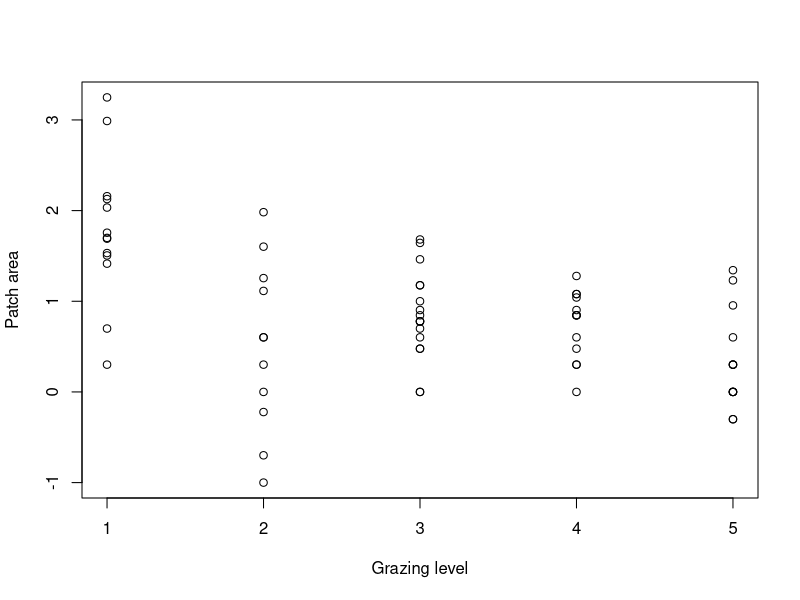
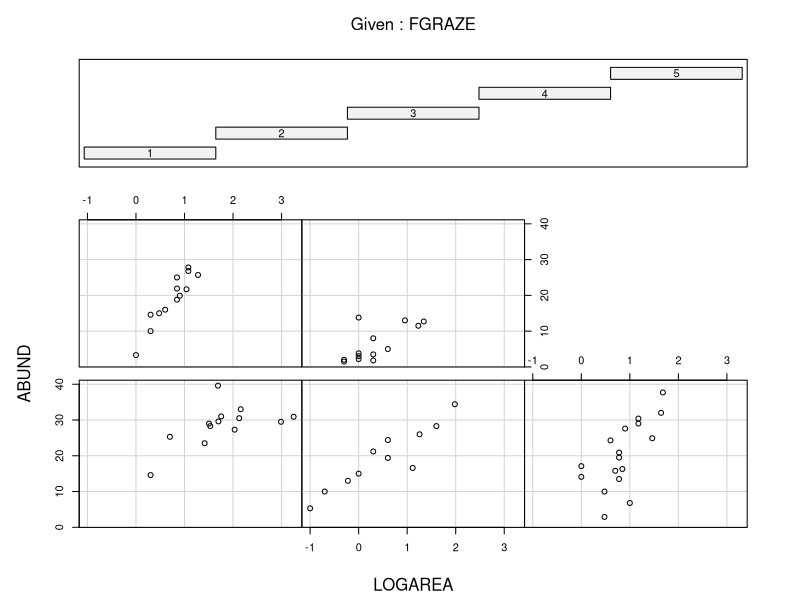
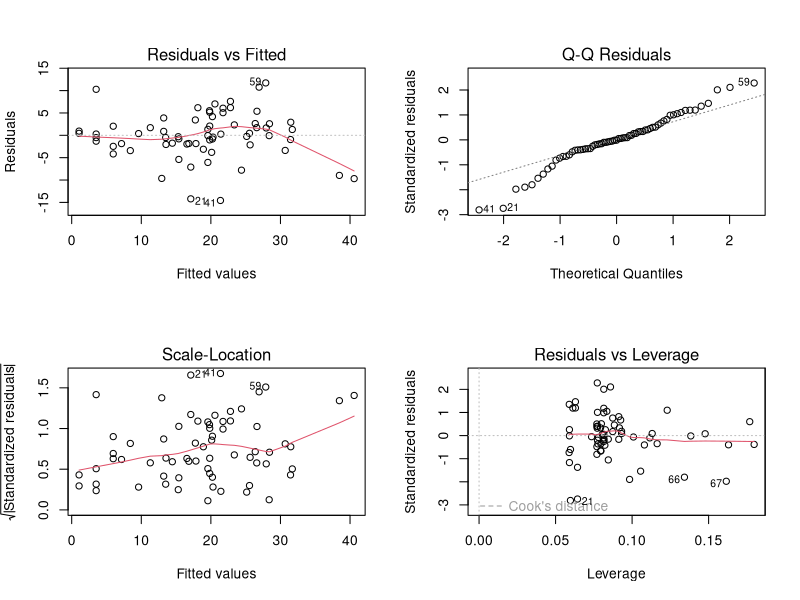
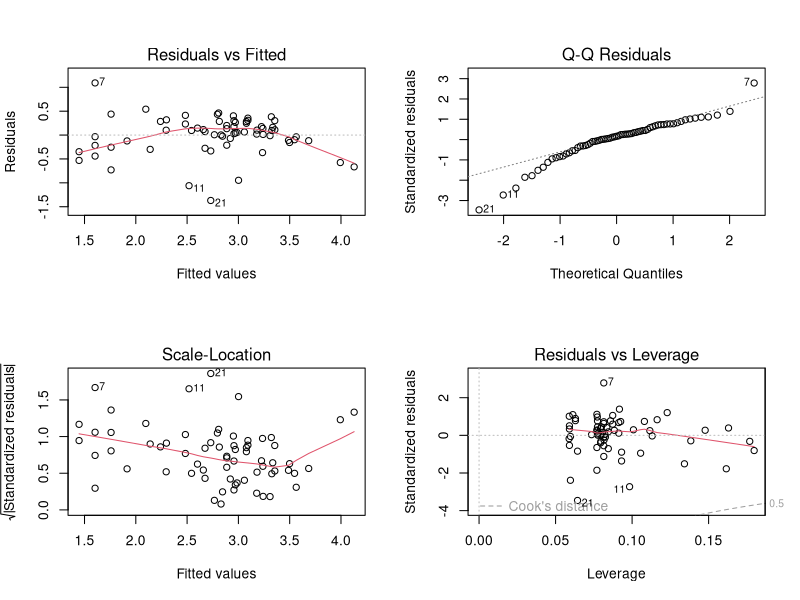
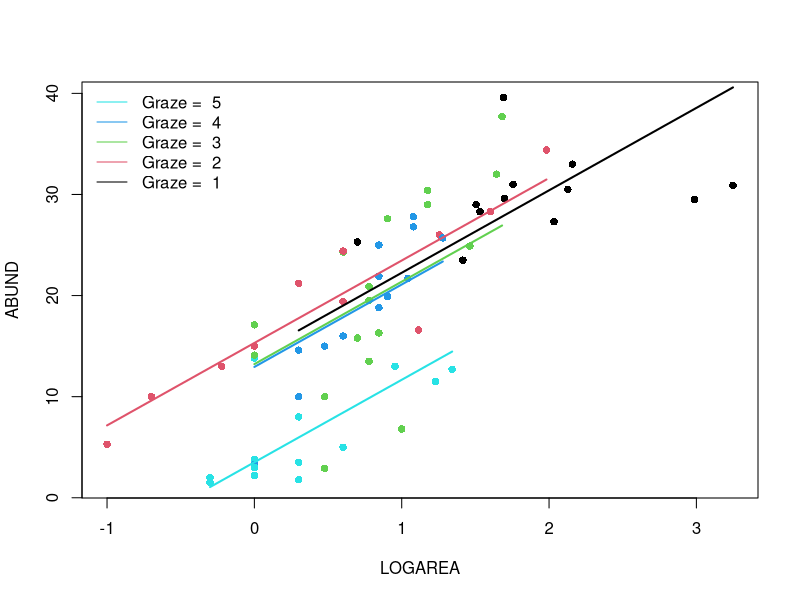
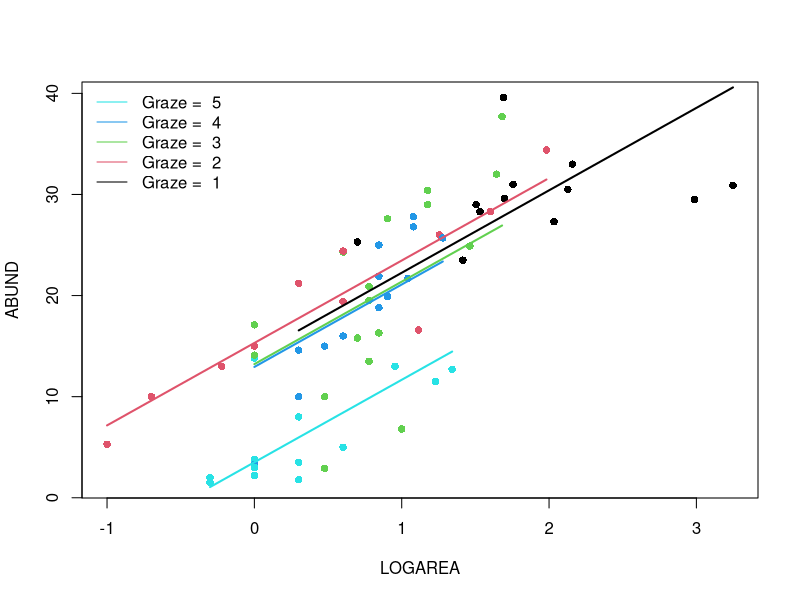
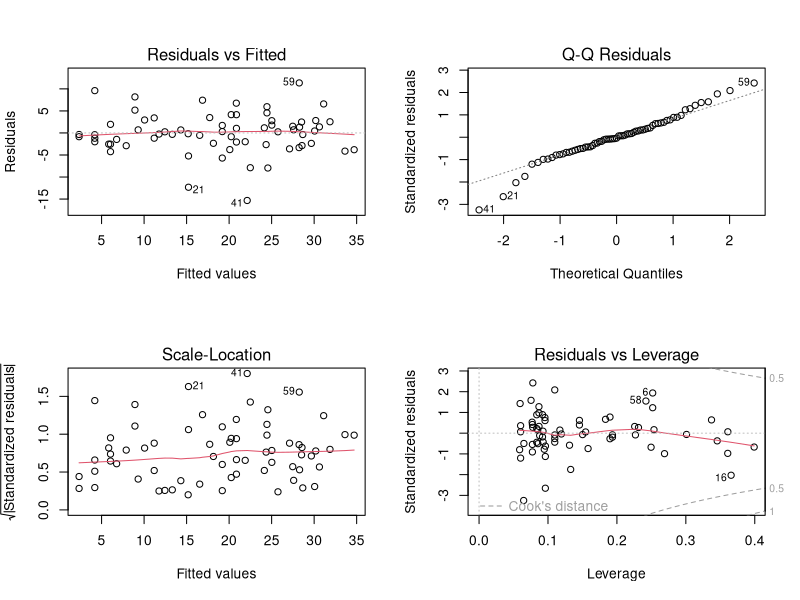
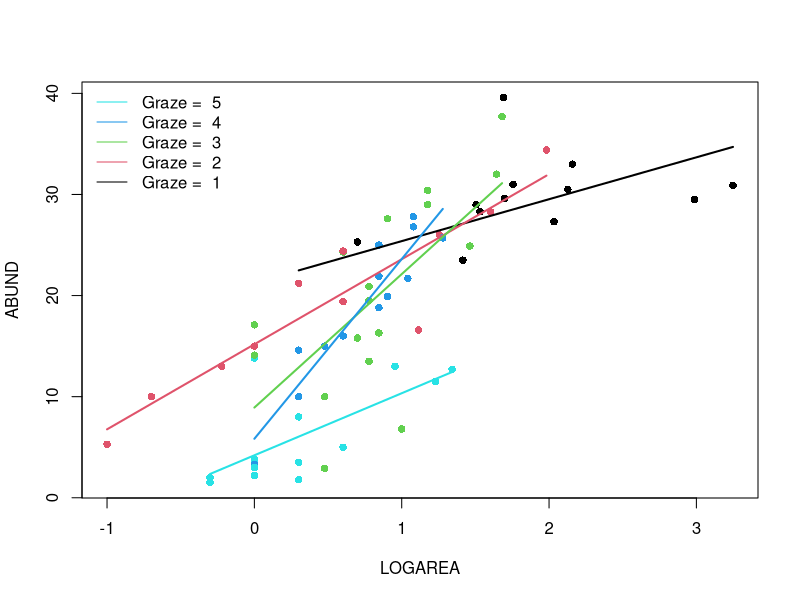

Write the R code that produced these figures, in order.
## ---- chunk 1
knitr::opts_chunk$set(echo=TRUE, message = FALSE, warning = FALSE, eval = FALSE, cache = FALSE)

SOLUTIONS<- TRUE
## ---- chunk 2
loyn <- read.table("./data/loyn.txt", header = TRUE)
str(loyn)
## ---- chunk 3
loyn$LOGAREA <- log10(loyn$AREA)
# create factor GRAZE as it was originally coded as an integer
loyn$FGRAZE <- factor(loyn$GRAZE)
## ---- chunk 4
plot(LOGAREA ~ GRAZE, xlab = "Grazing level", ylab = "Patch area", data = loyn)

# There is a good spread of patch areas within each grazing level overall,
# although there is a trend for more grazing the smaller the patch is.
# the lowest level of grazing intensity happens to be predominantly in 
# larger patches (including the two monster patches)

# How would we expect adding grazing level to the LOGAREA model to affect 
# the predictions of the model? Think particularly of the largest two patches
# which were previously overestimated by the model (negative residuals - 
# see the linear model 1 exercise)?
# Since the lowest grazing levels appear to be associated with the highest 
# bird abundances, we could expect a model combining area and grazing level
# to predict an even higher abundance for these patches 
# this would not improve the situation for these patches, at least.
# But let's find out if that's the case!
## ---- chunk 5
coplot(ABUND ~ LOGAREA | FGRAZE, data = loyn)

# There is a lot of variation in there, but:
# The mean abundance seems to decrease as grazing levels increase.
# Most noticeable in the highest grazing level.
# Within a grazing level, abundance seems to increase with the log-patch area.
# It is unclear from this if the slope of the log-area effect is 
# different between grazing levels
## ---- chunk 6
birds.add.1 <- lm(ABUND ~ LOGAREA + FGRAZE, data = loyn)
## ---- chunk 7
anova(birds.add.1)

# null hypothesis 1: There is no effect of LOGAREA on ABUND
# (the coefficient for LOGAREA is zero)
# null hypothesis 2: There is no effect of FGRAZE on ABUND
# (no difference between grazing levels *after* the effect of LOGAREA)
# the p values are all very small therefore reject both null hypotheses.

# Proportions of variation can all be calculated by hand by copy-paste
# of the Sum Sq values if you prefer, but
# we can extract the Sums of squares like this:
str(anova(birds.add.1)) # examine the structure of the returned object
birds.add.1.SS<- anova(birds.add.1)$'Sum Sq' # store values of interest
birds.add.1.SS # checking that we have extracted the Sums of squares as intended

birds.add.1.SST<- sum(anova(birds.add.1)$'Sum Sq') # compute SST

# proportion of variation in the data explained by the model:
(birds.add.1.SST - birds.add.1.SS[3]) / birds.add.1.SST # 0.7269773

# proportion of variation in the data explained by predictors:
(birds.add.1.SS[1:2]) / birds.add.1.SST # 0.5476530 0.1793243

# So that's 55% for LOGAREA and 18% for FGRAZE after LOGAREA

## ---- chunk 8
birds.add.2 <- lm(ABUND ~ FGRAZE + LOGAREA, data = loyn)
anova(birds.add.2)

# null hypothesis 1: There is no effect of FGRAZE on ABUND
# (no difference between grazing levels)
# null hypothesis 2: There is no effect of LOGAREA on ABUND
# (the coefficient for LOGAREA is zero *after* the effect of FGRAZE)
# the p values are all very small therefore reject both null hypotheses.

# we can also extract the Sums of squares like this:
birds.add.2.SS<- anova(birds.add.2)$'Sum Sq' # store values of interest
birds.add.2.SST<- sum(anova(birds.add.2)$'Sum Sq') # compute SST

# proportion of variation in the data explained by the model:
(birds.add.2.SST - birds.add.2.SS[3]) / birds.add.2.SST
# the same as the previous model

# proportion of variation in the data explained by predictors:
(birds.add.2.SS[1:2]) / birds.add.2.SST # 0.5449233 0.1820540

# So that's 54% for LOGAREA and 18% for FGRAZE after LOGAREA,
# essentially reversing the contributions found in the first model.
# Conclusion: here the order matters a lot. This is not too surprising since
# the design is unbalanced and FGRAZE and LOGAREA covary (they are correlated)

## ---- chunk 9
summary(birds.add.1)

# Here the intercept (baseline) is *NOT* the mean abundance of birds for
# FGRAZE level 1. It is the predicted `ABUND` for LOGAREA = 0 & FGRAZE level 1.
# the null hypothesis for the intercept is that the intercept = 0.
# As the p value (p < 2e-16) is very small we reject this null hypothesis
# and conclude that the intercept is significantly different from 0.
# Not a biologically relevant hypothesis test, in this context
# (in fact totally arbitrary, as the location of the zero is determined
# by the transformation we chose)

# For LOGAREA, the null hypothesis is that the slope of the relationship
# between LOGAREA and ABUND = 0 (no relationship)

# The remaining estimates are differences (contrasts) between each level
# and the reference level, FGRAZE1. 
# For example the FGRAZE2 estimate is 0.38, so there are 0.38 more birds on
# average in graze level 2 compared to graze level 1, *for a given patch area*.
# This difference is however not significantly different from zero (p = 0.89). 

# The difference between graze level 5 (FGRAZE5) and the reference FGRAZE1 is 
# -11.89 (11.89 fewer birds in graze 5 compared to graze 1),
# for *an identical patch area*.
# This difference is significantly different from 0 (p = 0.00017) and therefore
# the mean abundance of birds in graze level 5 is significantly lower than in
# graze level 1, for the same patch area.

# The Multiple R-square value is as we calculated from the anova table

## ---- chunk 10
# ABUND = 15.72*(Intercept) + 7.25*LOGAREA + 0.38*FGRAZE2 - 0.19*FGRAZE3
# - 1.59*FGRAZE4 - 11.89*FGRAZE5
# Note that (Intercept) = 1 always

# expected abundance for (A): replace LOGAREA by -0.5, and all FGRAZE2...5 by 0
15.72*1 + 7.25*(-0.5) + 0.38*0 - 0.19*0 - 1.59*0 - 11.89*0 # 12.095

# could also extract the model coefficients like this:
birds.add.1.coef<- coef(birds.add.1)
birds.add.1.coef
# and multiply by the predictor values to obtain the equivalent prediction
# (difference due to my own roundings of estimates above)
sum(birds.add.1.coef * c(1, -0.5, 0, 0, 0, 0)) # 12.09278 

# expected abundance for (B): input 1 for the GRAZE3 variable
15.72*1 + 7.25*(-0.5) + 0.38*0 - 0.19*1 - 1.59*0 - 11.89*0 # 11.905
# or
sum(birds.add.1.coef * c(1, -0.5, 0, 1, 0, 0)) # 11.90349

# the difference (B) 11.90349 - (A) 12.09278 should correspond to
# the estimate for the GRAZE3 coefficient

# expected abundance for (C)
sum(birds.add.1.coef * c(1, 0.5, 0, 1, 0, 0)) # 19.15072

# the difference (C) 19.15072 - (B) 11.90349 should coincide with the
# estimate of the slope for the LOGAREA effect, since there is just one
# LOGAREA unit of difference and the slope is the change in expected
# abundance for a 1-unit increase in the predictor.

## ---- chunk 11
# first split the plotting device into 2 rows and 2 columns
par(mfrow = c(2,2))

# now create the residuals plots
plot(birds.add.1)

# To test the normality of residuals assumption we use the Normal Q-Q plot. 
# The central residuals are not too far from the Q-Q line but the extremes
# are too extreme (the tails of the distribution are too long). Some
# observations, both high and low, are poorly explained by the model.

# The plot of the residuals against the fitted values suggests these
# extreme residuals happen for intermediate fitted values.

# Looking at the homogeneity of variance assumption (Residuals vs
# Fitted and Scale-Location plot),
# the graphs are mostly messy, with no clear pattern emerging. There is
# a hint of smaller variance with the lowest fitted values, which is not ideal.
# This could mean that the homogeneity of variance assumption is not met
# (i.e. the variances are not the same). 

# The observations with the highest leverage don't appear to be overly
# influential, according to the Cook's distances in the Residuals vs
# Leverage plot.  

# ABUND being bounded by zero, it wouldn't be too surprising that the variance increases with the mean abundance.
# This is often improved by log-transforming the response
loyn$logABUND<- log(loyn$ABUND + 1) # here the natural log
birds.add.3 <- lm(logABUND ~ LOGAREA + FGRAZE, data = loyn)
par(mfrow = c(2,2))
plot(birds.add.3)

# Not this time! Lots of extreme negative residuals generated.

# Back to `birds.add.1` the other issue was the extreme residuals.
# This could be due to missing important predictors from the model, either
# new predictors altogether, or interactions: is it okay to assume
# the effect of LOGAREA to be the same for all grazing levels?

## ---- chunk 12
par(mfrow= c(1, 1))
plot(ABUND ~ LOGAREA, data= loyn, col= GRAZE, pch= 16)
# Note: # color 1 means black in R
# color 2 means red in R
# color 3 means green in R
# color 4 means blue in R
# color 5 means cyan in R

# FGRAZE1
# create a sequence of increasing Biomass within the observed range
LOGAREA.seq<- seq(from= min(loyn$LOGAREA[loyn$FGRAZE == 1]),
					to= max(loyn$LOGAREA[loyn$FGRAZE == 1]),
					length= 20)
# create data frame for prediction
dat4pred<- data.frame(FGRAZE= "1", LOGAREA= LOGAREA.seq)
# predict for new data
dat4pred$predicted<- predict(birds.add.1, newdata= dat4pred)
# add the predictions to the plot of the data
lines(predicted ~ LOGAREA, data= dat4pred, col= 1, lwd= 2)

# FGRAZE2
LOGAREA.seq<- seq(from= min(loyn$LOGAREA[loyn$FGRAZE == 2]),
					to= max(loyn$LOGAREA[loyn$FGRAZE == 2]),
					length= 20)
dat4pred<- data.frame(FGRAZE= "2", LOGAREA= LOGAREA.seq)
dat4pred$predicted<- predict(birds.add.1, newdata= dat4pred)
lines(predicted ~ LOGAREA, data= dat4pred, col= 2, lwd= 2)

# FGRAZE3
LOGAREA.seq<- seq(from= min(loyn$LOGAREA[loyn$FGRAZE == 3]),
					to= max(loyn$LOGAREA[loyn$FGRAZE == 3]),
					length= 20)
dat4pred<- data.frame(FGRAZE= "3", LOGAREA= LOGAREA.seq)
dat4pred$predicted<- predict(birds.add.1, newdata= dat4pred)
lines(predicted ~ LOGAREA, data= dat4pred, col= 3, lwd= 2)

# FGRAZE4
LOGAREA.seq<- seq(from= min(loyn$LOGAREA[loyn$FGRAZE == 4]),
					to= max(loyn$LOGAREA[loyn$FGRAZE == 4]),
					length= 20)
dat4pred<- data.frame(FGRAZE= "4", LOGAREA= LOGAREA.seq)
dat4pred$predicted<- predict(birds.add.1, newdata= dat4pred)
lines(predicted ~ LOGAREA, data= dat4pred, col= 4, lwd= 2)

# FGRAZE5
LOGAREA.seq<- seq(from= min(loyn$LOGAREA[loyn$FGRAZE == 5]),
					to= max(loyn$LOGAREA[loyn$FGRAZE == 5]),
					length= 20)
dat4pred<- data.frame(FGRAZE= "5", LOGAREA= LOGAREA.seq)
dat4pred$predicted<- predict(birds.add.1, newdata= dat4pred)
lines(predicted ~ LOGAREA, data= dat4pred, col= 5, lwd= 2)

legend("topleft", 
 legend= paste("Graze = ", 5:1), 
 col= c(5:1), bty= "n",
 lty= c(1, 1, 1), 
 lwd= c(1, 1, 1))
## ---- chunk 13
# [OPTIONAL]
# Okay, that was a long-winded way of doing this.
# If, like me, you prefer more compact code and less risks of errors,
# you can use a loop, to save repeating the sequence 5 times:
par(mfrow= c(1, 1))
plot(ABUND ~ LOGAREA, data= loyn, col= GRAZE, pch= 16)

for(g in levels(loyn$FGRAZE)){# `g` will take the values "1", "2",..., "5" in turn
	LOGAREA.seq<- seq(from= min(loyn$LOGAREA[loyn$FGRAZE == g]),
										to= max(loyn$LOGAREA[loyn$FGRAZE == g]),
														length= 20)
	dat4pred<- data.frame(FGRAZE= g, LOGAREA= LOGAREA.seq)
	dat4pred$predicted<- predict(birds.add.1, newdata= dat4pred)
	lines(predicted ~ LOGAREA, data= dat4pred, col= as.numeric(g), lwd= 2)
}
legend("topleft", 
 legend= paste("Graze = ", 5:1), 
 col= c(5:1), bty= "n",
 lty= c(1, 1, 1), 
 lwd= c(1, 1, 1))
## ---- chunk 14
# There is a significant effect of grazing levels, especially the highest
# level with a negative effect on bird abundance

# There is a significant positive effect of patch area, too.

# The relative importance of patch area and grazing is not clear, as these
# are correlated, with smaller patches also having higher grazing intensity
# on average, and larger patches lower grazing intensity.

# Some observations are poorly predicted (fitted) using the current set
# of predictors.
## ---- chunk 15
birds.inter.1 <- lm(ABUND ~ FGRAZE * LOGAREA , data = loyn)
## ---- chunk 16
anova(birds.inter.1)

# null hypothesis 1: There is no effect of LOGAREA on ABUND
# (the coefficient for LOGAREA is zero)

# null hypothesis 2: There is no effect of FGRAZE on ABUND
# (no difference between grazing levels *after* the effect of LOGAREA)

# null hypothesis 3: There is no effect of an FGRAZE by ABUND interaction
# *after* the effects of LOGAREA and FGRAZE combined).
# A couple of equivalent ways to say this: the effect of LOGAREA doesn't differ
# among FGRAZE levels or: the difference in bird abundance between grazing
# levels is the same for all patch areas.

# As long as there is an interaction in the model, the null hypotheses 1 and 2
# ("main effects") are not relevant to us
# the p value for the interaction is large, therefore we fail to reject the
# null hypothesis: there is no evidence supporting this interaction.
## ---- chunk 17
summary(birds.inter.1)

# Here the intercept (baseline) is the predicted `ABUND` for LOGAREA = 0,
# for FGRAZE level 1.
# the null hypothesis for the intercept is that the intercept = 0
# (not biologically relevant).

# LOGAREA represents the slope for LOGAREA, specific to level FGRAZE = 1.
# The null hypothesis is that the slope of the relationship
# between LOGAREA and ABUND = 0, for level FGRAZE = 1 only. 

# FGRAZE2...5 estimate differences (contrasts) between the *intercept* of
# each level and the *intercept* of the reference level, FGRAZE = 1. 

# FGRAZE2...5:LOGAREA estimate differences (contrasts) between the *slope*
# of LOGAREA for each level and the *slope* of LOGAREA for the reference
# level, FGRAZE = 1. 


# The Multiple R-square value is 0.76, slightly up from the purely additive
# model (but not much, given that we have added a whole 4 parameters to the
# model, i.e. nearly doubled its complexity)

## ---- chunk 18
# ABUND = 21.243*(Intercept) - 6.165*FGRAZE2 - 7.215*FGRAZE3 - 17.910*FGRAZE4
# - 17.043*FGRAZE5 + 4.144*LOGAREA + 4.368*FGRAZE2:LOGAREA
# + 4.989*FGRAZE3:LOGAREA + 15.235*FGRAZE4:LOGAREA + 1.996*FGRAZE5:LOGAREA
# Note that (Intercept) = 1 always

# expected abundance for (A): replace LOGAREA by 2.5, and all terms involving
# FGRAZE2...5 by 0
21.243*1 - 6.165*0 - 7.215*0 - 17.910*0 - 17.043*0 + 4.144*2.5 + 4.368*0 + 4.989*0 + 15.235*0 + 1.996*0 # 31.603

# much lower risk of error by extracting the model coefficients like this:
birds.inter.1.coef<- coef(birds.inter.1)
birds.inter.1.coef # check coefficients and their order
# and multiply by the predictor values to obtain the equivalent prediction
sum(birds.inter.1.coef * c(1, 0, 0, 0, 0, 2.5, 0, 0, 0, 0)) # 31.60296 

# expected abundance for (B): input 1 for the GRAZE5 variable and -0.5 for
# variables LOGAREA and FGRAZE5:LOGAREA
21.243*1 - 6.165*0 - 7.215*0 - 17.910*0 - 17.043*1 + 4.144*(-0.5) + 4.368*0 + 4.989*0 + 15.235*0 + 1.996*(-0.5) # 1.13
# or
sum(birds.inter.1.coef * c(1, 0, 0, 0, 1, -0.5, 0, 0, 0, -0.5)) # 1.130203 

# Well done if you got there!
## ---- chunk 19
# first split the plotting device into 2 rows and 2 columns
par(mfrow = c(2,2))

# now create the residuals plots
plot(birds.inter.1)

# Not a great deal of an improvement! Just marginally better in every respect,
# thanks to increasing the fit slightly (by throwing lots of new model
# parameters at the data).
## ---- chunk 20
# NOTE: I'm using the loop version of the plot, here.
# If you don't like it, refer to the long-hand code version at Question 12

par(mfrow= c(1, 1))
plot(ABUND ~ LOGAREA, data= loyn, col= GRAZE, pch= 16)

for(g in levels(loyn$FGRAZE)){# `g` will take the values "1", "2",..., "5" in turn
	LOGAREA.seq<- seq(from= min(loyn$LOGAREA[loyn$FGRAZE == g]),
										to= max(loyn$LOGAREA[loyn$FGRAZE == g]),
														length= 20)
	dat4pred<- data.frame(FGRAZE= g, LOGAREA= LOGAREA.seq)
	dat4pred$predicted<- predict(birds.inter.1, newdata= dat4pred)
	lines(predicted ~ LOGAREA, data= dat4pred, col= as.numeric(g), lwd= 2)
}
legend("topleft", 
 legend= paste("Graze = ", 5:1), 
 col= c(5:1), bty= "n",
 lty= c(1, 1, 1), 
 lwd= c(1, 1, 1))
## ---- chunk 21
# The slopes of the LOGAREA effect across grazing levels are all over the
# place, without any coherent pattern (for instance, they could have been
# increasing or decreasing gradually from low to high grazing intensity)

# The interaction is non-significant, so isn't supported statistically either.

# Time to revert to the simpler, or a different model? More on this in the next session!

